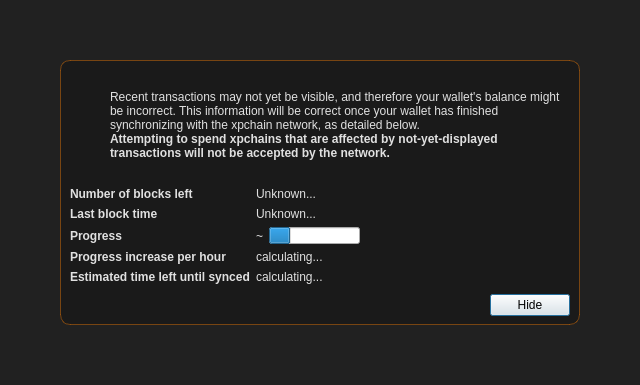
<?xml version="1.0" encoding="UTF-8"?>
<ui version="4.0">
 <class>ModalOverlay</class>
 <widget class="ModalOverlay" name="ModalOverlay">
  <property name="geometry">
   <rect>
    <x>0</x>
    <y>0</y>
    <width>640</width>
    <height>385</height>
   </rect>
  </property>
  <property name="windowTitle">
   <string>Form</string>
  </property>
  <layout class="QVBoxLayout" name="verticalLayout" stretch="0">
   <property name="sizeConstraint">
    <enum>QLayout::SetDefaultConstraint</enum>
   </property>
   <property name="leftMargin">
    <number>0</number>
   </property>
   <property name="topMargin">
    <number>0</number>
   </property>
   <property name="rightMargin">
    <number>0</number>
   </property>
   <property name="bottomMargin">
    <number>0</number>
   </property>
   <item>
    <widget class="QWidget" name="bgWidget" native="true">
     <property name="styleSheet">
      <string notr="true">#bgWidget { background: rgba(0,0,0,220); }</string>
     </property>
     <layout class="QVBoxLayout" name="verticalLayoutMain" stretch="1">
      <property name="leftMargin">
       <number>60</number>
      </property>
      <property name="topMargin">
       <number>60</number>
      </property>
      <property name="rightMargin">
       <number>60</number>
      </property>
      <property name="bottomMargin">
       <number>60</number>
      </property>
      <item>
       <widget class="QWidget" name="contentWidget" native="true">
        <property name="styleSheet">
         <string notr="true">#contentWidget { background: rgba(26,26,26,245); border: 1px solid rgba(255,128,0,0.4); border-radius: 10px; }

QLabel { color: #e0e0e0; background: transparent; }</string>
        </property>
        <layout class="QVBoxLayout" name="verticalLayoutSub" stretch="1,0,0,0">
         <property name="spacing">
          <number>0</number>
         </property>
         <property name="leftMargin">
          <number>10</number>
         </property>
         <property name="topMargin">
          <number>10</number>
         </property>
         <property name="rightMargin">
          <number>10</number>
         </property>
         <property name="bottomMargin">
          <number>10</number>
         </property>
         <item>
          <layout class="QHBoxLayout" name="horizontalLayoutIconText" stretch="0,1">
           <property name="topMargin">
            <number>20</number>
           </property>
           <item>
            <layout class="QVBoxLayout" name="verticalLayoutIcon">
             <property name="leftMargin">
              <number>0</number>
             </property>
             <item>
              <widget class="QPushButton" name="warningIcon">
               <property name="enabled">
                <bool>false</bool>
               </property>
               <property name="text">
                <string/>
               </property>
               <property name="icon">
                <iconset>
                 <normaloff>:/icons/warning</normaloff>
                 <disabledoff>:/icons/warning</disabledoff>:/icons/warning</iconset>
               </property>
               <property name="iconSize">
                <size>
                 <width>48</width>
                 <height>48</height>
                </size>
               </property>
               <property name="flat">
                <bool>true</bool>
               </property>
              </widget>
             </item>
             <item>
              <spacer name="verticalSpacerWarningIcon">
               <property name="orientation">
                <enum>Qt::Vertical</enum>
               </property>
               <property name="sizeHint" stdset="0">
                <size>
                 <width>20</width>
                 <height>40</height>
                </size>
               </property>
              </spacer>
             </item>
            </layout>
           </item>
           <item>
            <layout class="QVBoxLayout" name="verticalLayoutInfoText">
             <property name="leftMargin">
              <number>0</number>
             </property>
             <property name="topMargin">
              <number>0</number>
             </property>
             <item>
              <widget class="QLabel" name="infoText">
               <property name="text">
                <string>Recent transactions may not yet be visible, and therefore your wallet's balance might be incorrect. This information will be correct once your wallet has finished synchronizing with the xpchain network, as detailed below.</string>
               </property>
               <property name="textFormat">
                <enum>Qt::RichText</enum>
               </property>
               <property name="wordWrap">
                <bool>true</bool>
               </property>
              </widget>
             </item>
             <item>
              <widget class="QLabel" name="infoTextStrong">
               <property name="font">
                <font>
                 <weight>75</weight>
                 <bold>true</bold>
                </font>
               </property>
               <property name="text">
                <string>Attempting to spend xpchains that are affected by not-yet-displayed transactions will not be accepted by the network.</string>
               </property>
               <property name="textFormat">
                <enum>Qt::RichText</enum>
               </property>
               <property name="wordWrap">
                <bool>true</bool>
               </property>
              </widget>
             </item>
             <item>
              <spacer name="verticalSpacerInTextSpace">
               <property name="orientation">
                <enum>Qt::Vertical</enum>
               </property>
               <property name="sizeHint" stdset="0">
                <size>
                 <width>20</width>
                 <height>40</height>
                </size>
               </property>
              </spacer>
             </item>
            </layout>
           </item>
          </layout>
         </item>
         <item>
          <spacer name="verticalSpacerAfterText">
           <property name="orientation">
            <enum>Qt::Vertical</enum>
           </property>
           <property name="sizeHint" stdset="0">
            <size>
             <width>20</width>
             <height>40</height>
            </size>
           </property>
          </spacer>
         </item>
         <item>
          <layout class="QFormLayout" name="formLayout">
           <property name="fieldGrowthPolicy">
            <enum>QFormLayout::FieldsStayAtSizeHint</enum>
           </property>
           <property name="horizontalSpacing">
            <number>6</number>
           </property>
           <property name="verticalSpacing">
            <number>6</number>
           </property>
           <property name="topMargin">
            <number>10</number>
           </property>
           <item row="0" column="0">
            <widget class="QLabel" name="labelNumberOfBlocksLeft">
             <property name="font">
              <font>
               <weight>75</weight>
               <bold>true</bold>
              </font>
             </property>
             <property name="text">
              <string>Number of blocks left</string>
             </property>
            </widget>
           </item>
           <item row="0" column="1">
            <widget class="QLabel" name="numberOfBlocksLeft">
             <property name="text">
              <string>Unknown...</string>
             </property>
            </widget>
           </item>
           <item row="1" column="0">
            <widget class="QLabel" name="labelLastBlockTime">
             <property name="font">
              <font>
               <weight>75</weight>
               <bold>true</bold>
              </font>
             </property>
             <property name="text">
              <string>Last block time</string>
             </property>
            </widget>
           </item>
           <item row="1" column="1">
            <widget class="QLabel" name="newestBlockDate">
             <property name="sizePolicy">
              <sizepolicy hsizetype="Maximum" vsizetype="Preferred">
               <horstretch>0</horstretch>
               <verstretch>0</verstretch>
              </sizepolicy>
             </property>
             <property name="text">
              <string>Unknown...</string>
             </property>
            </widget>
           </item>
           <item row="2" column="0">
            <widget class="QLabel" name="labelSyncDone">
             <property name="font">
              <font>
               <weight>75</weight>
               <bold>true</bold>
              </font>
             </property>
             <property name="text">
              <string>Progress</string>
             </property>
            </widget>
           </item>
           <item row="2" column="1">
            <layout class="QHBoxLayout" name="horizontalLayoutSync" stretch="0,1">
             <item>
              <widget class="QLabel" name="percentageProgress">
               <property name="text">
                <string notr="true">~</string>
               </property>
              </widget>
             </item>
             <item>
              <widget class="QProgressBar" name="progressBar">
               <property name="value">
                <number>24</number>
               </property>
               <property name="format">
                <string/>
               </property>
              </widget>
             </item>
            </layout>
           </item>
           <item row="4" column="0">
            <widget class="QLabel" name="labelProgressIncrease">
             <property name="font">
              <font>
               <weight>75</weight>
               <bold>true</bold>
              </font>
             </property>
             <property name="text">
              <string>Progress increase per hour</string>
             </property>
            </widget>
           </item>
           <item row="4" column="1">
            <widget class="QLabel" name="progressIncreasePerH">
             <property name="text">
              <string>calculating...</string>
             </property>
            </widget>
           </item>
           <item row="5" column="0">
            <widget class="QLabel" name="labelEstimatedTimeLeft">
             <property name="font">
              <font>
               <weight>75</weight>
               <bold>true</bold>
              </font>
             </property>
             <property name="text">
              <string>Estimated time left until synced</string>
             </property>
            </widget>
           </item>
           <item row="5" column="1">
            <widget class="QLabel" name="expectedTimeLeft">
             <property name="text">
              <string>calculating...</string>
             </property>
            </widget>
           </item>
          </layout>
         </item>
         <item>
          <layout class="QHBoxLayout" name="horizontalLayoutButtons">
           <property name="leftMargin">
            <number>10</number>
           </property>
           <property name="topMargin">
            <number>10</number>
           </property>
           <item>
            <spacer name="horizontalSpacer">
             <property name="orientation">
              <enum>Qt::Horizontal</enum>
             </property>
             <property name="sizeHint" stdset="0">
              <size>
               <width>40</width>
               <height>20</height>
              </size>
             </property>
            </spacer>
           </item>
           <item>
            <widget class="QPushButton" name="closeButton">
             <property name="text">
              <string>Hide</string>
             </property>
             <property name="focusPolicy">
              <enum>Qt::StrongFocus</enum>
             </property>
             <property name="default">
              <bool>true</bool>
             </property>
            </widget>
           </item>
          </layout>
         </item>
        </layout>
       </widget>
      </item>
     </layout>
    </widget>
   </item>
  </layout>
 </widget>
 <customwidgets>
  <customwidget>
   <class>ModalOverlay</class>
   <extends>QWidget</extends>
   <header>qt/modaloverlay.h</header>
   <container>1</container>
  </customwidget>
 </customwidgets>
 <resources/>
 <connections/>
</ui>
